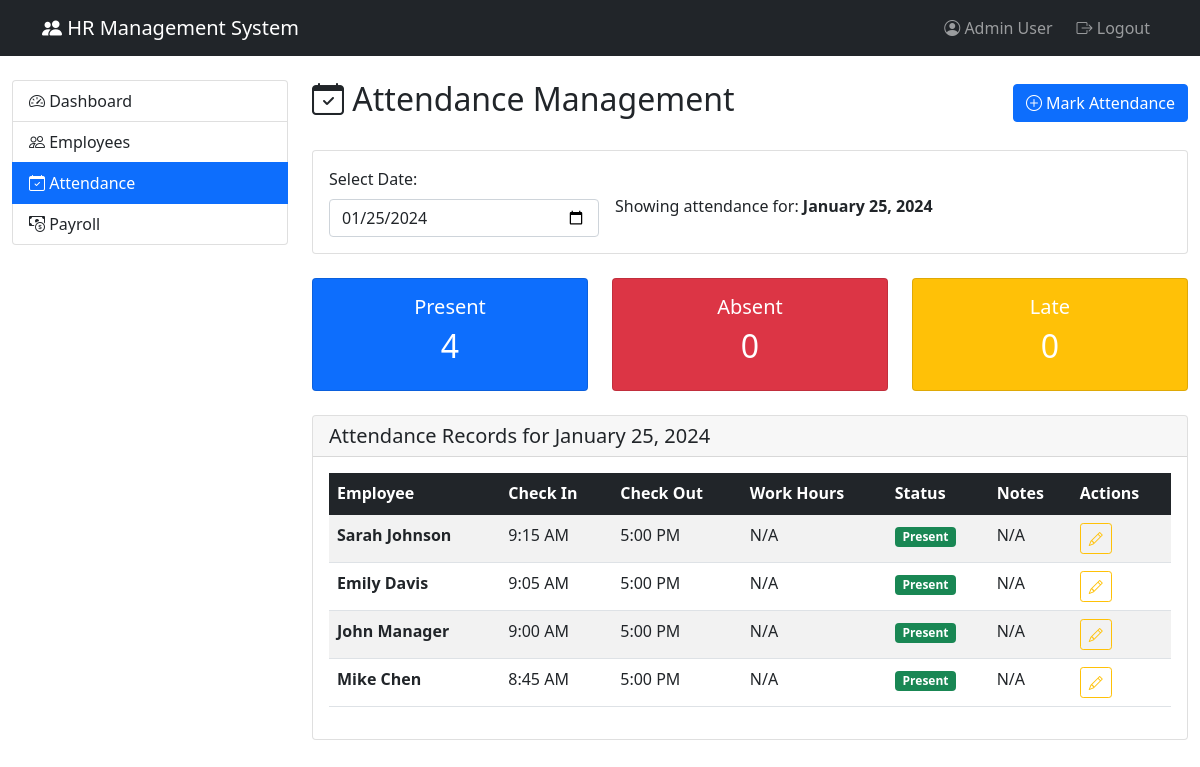
/attendance.php?date=2024-01-25 (signed in), run on the app's committed database.
### tables this page shows
CREATE TABLE `attendance` (
  `attendance_id` int(11) NOT NULL,
  `emp_id` int(11) NOT NULL,
  `check_in` datetime DEFAULT NULL,
  `check_out` datetime DEFAULT NULL,
  `work_hours` decimal(4,2) DEFAULT NULL,
  `overtime_hours` decimal(4,2) DEFAULT 0.00,
  `date` date NOT NULL,
  `status` enum('present','absent','late','half_day','holiday','sick_leave','vacation') DEFAULT 'present',
  `notes` text DEFAULT NULL,
  `created_at` timestamp NOT NULL DEFAULT current_timestamp()
);

CREATE TABLE `employees` (
  `emp_id` int(11) NOT NULL,
  `first_name` varchar(50) NOT NULL,
  `last_name` varchar(50) NOT NULL,
  `email` varchar(100) NOT NULL,
  `phone` varchar(20) DEFAULT NULL,
  `address` text DEFAULT NULL,
  `date_of_birth` date DEFAULT NULL,
  `gender` enum('Male','Female','Other') DEFAULT NULL,
  `hire_date` date NOT NULL,
  `job_title` varchar(100) DEFAULT NULL,
  `dept_id` int(11) DEFAULT NULL,
  `salary` decimal(10,2) DEFAULT NULL,
  `password_hash` varchar(255) NOT NULL,
  `user_role` enum('admin','manager','employee') DEFAULT 'employee',
  `status` enum('active','inactive','on_leave','terminated') DEFAULT 'active',
  `emergency_contact_name` varchar(100) DEFAULT NULL,
  `emergency_contact_phone` varchar(20) DEFAULT NULL,
  `profile_picture` varchar(255) DEFAULT NULL,
  `created_at` timestamp NOT NULL DEFAULT current_timestamp(),
  `updated_at` timestamp NOT NULL DEFAULT current_timestamp() ON UPDATE current_timestamp()
);

### attendance.php (the view, shortened to what this page needs)
<?php
require_once 'includes/config.php';
try {
    $selected_date = isset($_GET['date']) ? $_GET['date'] : date('Y-m-d');
    $stmt = $pdo->prepare("
        SELECT a.*, e.first_name, e.last_name, e.email
        FROM attendance a
        JOIN employees e ON a.emp_id = e.emp_id
        WHERE a.date = ?
        ORDER BY a.check_in DESC
    ");
    $stmt->execute([$selected_date]);
    $attendance_records = $stmt->fetchAll(PDO::FETCH_ASSOC);
    $total_present = count(array_filter($attendance_records, function($a) { return $a['status'] == 'present'; }));
    $total_absent = count(array_filter($attendance_records, function($a) { return $a['status'] == 'absent'; }));
    $total_late = count(array_filter($attendance_records, function($a) { return $a['status'] == 'late'; }));
} catch(PDOException $e) {
    $error = "Error loading attendance data: " . $e->getMessage();
}
?>
<!DOCTYPE html>
<html lang="en">
<head>
    <link href="https://cdn.jsdelivr.net/npm/bootstrap@5.1.3/dist/css/bootstrap.min.css" rel="stylesheet">
    <link rel="stylesheet" href="https://cdn.jsdelivr.net/npm/bootstrap-icons@1.8.1/font/bootstrap-icons.css">
</head>
<body>
    <nav class="navbar navbar-expand-lg navbar-dark bg-dark">
        <div class="container">
            <a class="navbar-brand" href="dashboard.php">
                <i class="bi bi-people-fill"></i> HR Management System
            </a>
            <div class="navbar-nav ms-auto">
                <span class="navbar-text me-3">
                    <i class="bi bi-person-circle"></i>
                    <?php echo $_SESSION['user_name']; ?>
                </span>
                <a class="nav-link" href="logout.php">
                    <i class="bi bi-box-arrow-right"></i> Logout
                </a>
            </div>
        </div>
    </nav>
    <div class="container-fluid mt-4">
        <div class="row">
            <div class="col-md-3">
                <div class="list-group">
                    <a href="dashboard.php" class="list-group-item list-group-item-action">
                        <i class="bi bi-speedometer2"></i> Dashboard
                    </a>
                    <a href="employees.php" class="list-group-item list-group-item-action">
                        <i class="bi bi-people"></i> Employees
                    </a>
                    <a href="attendance.php" class="list-group-item list-group-item-action active">
                        <i class="bi bi-calendar-check"></i> Attendance
                    </a>
                    <a href="payroll.php" class="list-group-item list-group-item-action">
                        <i class="bi bi-cash-coin"></i> Payroll
                    </a>
                </div>
            </div>
            <div class="col-md-9">
                <div class="d-flex justify-content-between align-items-center mb-4">
                    <h2><i class="bi bi-calendar-check"></i> Attendance Management</h2>
                    <button class="btn btn-primary" data-bs-toggle="modal" data-bs-target="#markAttendanceModal">
                        <i class="bi bi-plus-circle"></i> Mark Attendance
                    </button>
                </div>
                <div class="card mb-4">
                    <div class="card-body">
                        <form method="GET" class="row g-3 align-items-center">
                            <div class="col-md-4">
                                <label for="date" class="form-label">Select Date:</label>
                                <input type="date" class="form-control" id="date" name="date" value="<?php echo $selected_date; ?>" onchange="this.form.submit()">
                            </div>
                            <div class="col-md-8">
                                <p class="mb-0 mt-2">Showing attendance for: <strong><?php echo date('F j, Y', strtotime($selected_date)); ?></strong></p>
                            </div>
                        </form>
                    </div>
                </div>
                <div class="row mb-4">
                    <div class="col-md-4">
                        <div class="card bg-primary text-white">
                            <div class="card-body text-center">
                                <h5>Present</h5>
                                <h2><?php echo $total_present; ?></h2>
                            </div>
                        </div>
                    </div>
                    <div class="col-md-4">
                        <div class="card bg-danger text-white">
                            <div class="card-body text-center">
                                <h5>Absent</h5>
                                <h2><?php echo $total_absent; ?></h2>
                            </div>
                        </div>
                    </div>
                    <div class="col-md-4">
                        <div class="card bg-warning text-white">
                            <div class="card-body text-center">
                                <h5>Late</h5>
                                <h2><?php echo $total_late; ?></h2>
                            </div>
                        </div>
                    </div>
                </div>
                <div class="card">
                    <div class="card-header">
                        <h5 class="card-title mb-0">Attendance Records for <?php echo date('F j, Y', strtotime($selected_date)); ?></h5>
                    </div>
                    <div class="card-body">
                        <div class="table-responsive">
                            <table class="table table-striped table-hover">
                                <thead class="table-dark">
                                    <tr>
                                        <th>Employee</th>
                                        <th>Check In</th>
                                        <th>Check Out</th>
                                        <th>Work Hours</th>
                                        <th>Status</th>
                                        <th>Notes</th>
                                        <th>Actions</th>
                                    </tr>
                                </thead>
                                <tbody>
                                    <?php if(empty($attendance_records)): ?>
                                        <tr>
                                            <td colspan="7" class="text-center text-muted py-4">
                                                No attendance records found for this date.
                                            </td>
                                        </tr>
                                    <?php else: ?>
                                        <?php foreach($attendance_records as $record): ?>
                                        <tr>
                                            <td>
                                                <strong><?php echo $record['first_name'] . ' ' . $record['last_name']; ?></strong>
                                            </td>
                                            <td><?php echo $record['check_in'] ? date('g:i A', strtotime($record['check_in'])) : 'N/A'; ?></td>
                                            <td><?php echo $record['check_out'] ? date('g:i A', strtotime($record['check_out'])) : 'N/A'; ?></td>
                                            <td><?php echo $record['work_hours'] ? number_format($record['work_hours'], 2) . ' hrs' : 'N/A'; ?></td>
                                            <td>
                                                <span class="badge bg-<?php
                                                    echo $record['status'] == 'present' ? 'success' :
                                                        ($record['status'] == 'absent' ? 'danger' :
                                                        ($record['status'] == 'late' ? 'warning' : 'secondary'));
                                                ?>">
                                                    <?php echo ucfirst($record['status']); ?>
                                                </span>
                                            </td>
                                            <td><?php echo $record['notes'] ?: 'N/A'; ?></td>
                                            <td>
                                                <button class="btn btn-sm btn-outline-warning edit-attendance"
                                                        data-record='<?php echo json_encode($record); ?>'
                                                        data-bs-toggle="modal"
                                                        data-bs-target="#markAttendanceModal">
                                                    <i class="bi bi-pencil"></i>
                                                </button>
                                            </td>
                                        </tr>
                                        <?php endforeach; ?>
                                    <?php endif; ?>
                                </tbody>
                            </table>
                        </div>
                    </div>
                </div>
            </div>
        </div>
    </div>
</body>
</html>

### data on the page
attendance: emp.first_name "Sarah", emp.last_name "Johnson", check_in "9:15 AM", check_out "5:00 PM", shows "N/A", status "Present", notes "N/A"
attendance: emp.first_name "Emily", emp.last_name "Davis", check_in "9:05 AM", check_out "5:00 PM", shows "N/A", status "Present", notes "N/A"
attendance: emp.first_name "John", emp.last_name "Manager", check_in "9:00 AM", check_out "5:00 PM", shows "N/A", status "Present", notes "N/A"
attendance: emp.first_name "Mike", emp.last_name "Chen", check_in "8:45 AM", check_out "5:00 PM", shows "N/A", status "Present", notes "N/A"

### other printed values
$_SESSION['user_name'] "Admin User"
date('F j, Y', strtotime($selected_date)) "January 25, 2024"
$total_present "4"
$total_absent "0"
$total_late "0"
